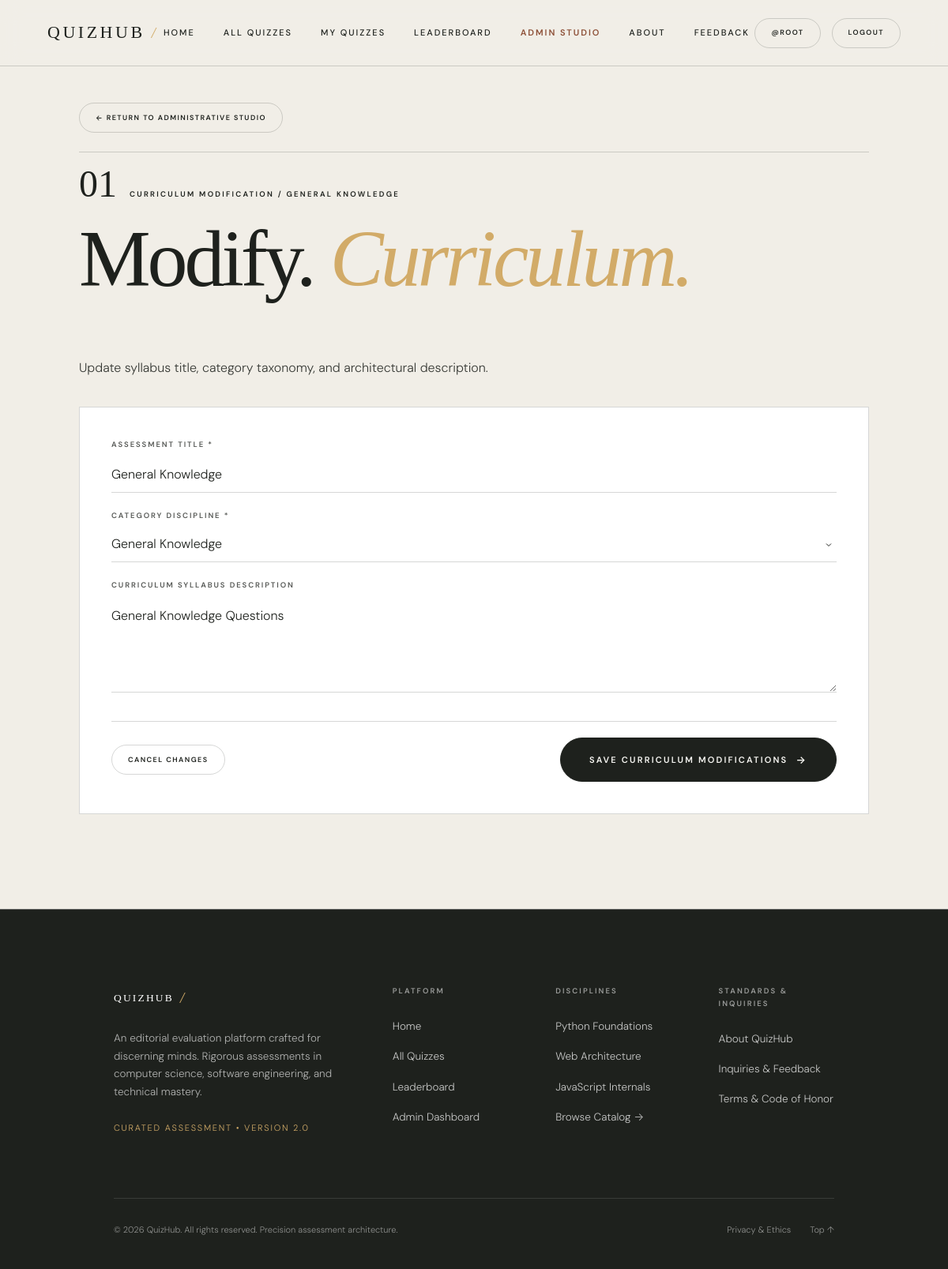
Screenshot of /portal/quizzes/10/edit/ (signed in) with the database file from the repository.
### quiz1/models.py (models this page shows, shortened)
class Quiz(models.Model):
    title = models.CharField(max_length=50)
    description = models.TextField(max_length=50)
    category = models.ForeignKey(Category, on_delete=models.CASCADE)
    create_at = models.DateField(auto_now_add=True)
    update_at = models.DateField(auto_now=True)

class Category(models.Model):
    name = models.CharField(max_length=20)

### base/portal_views.py (the view, shortened to what this page needs)
# urls.py: path('quizzes/<int:quiz_id>/edit/', portal_views.portal_quiz_edit, name='portal_quiz_edit'),
@user_passes_test(is_admin, login_url='login')
def portal_quiz_edit(request, quiz_id):
    quiz = get_object_or_404(Quiz, id=quiz_id)
    categories = Category.objects.all()
    return render(request, 'portal/quiz_edit.html', {'quiz': quiz, 'categories': categories})

### base/portal_views.py (called while the page is built)
def is_admin(user):
    return user.is_authenticated and (user.is_superuser or user.is_staff)

### templates/portal/quiz_edit.html (shortened to what this page needs)
{% extends "../index.html" %}
{% load static %}
{% block content %}
<section class="section-pad chapter-paper" style="padding-top: 130px; min-height: 85vh;">
    <div class="zh-container zh-container-narrow">
        <div style="margin-bottom: 24px;">
            <a href="{% url 'portal_dashboard' %}" class="zh-btn zh-btn-outline zh-btn-sm">
                ← Return to Administrative Studio
            </a>
        </div>
        <div class="section-number">
            <span class="sn-num">01</span>
            <span>Curriculum Modification / {{ quiz.title }}</span>
        </div>
        <div style="margin-bottom: 36px;">
            <h1>Modify. <em>Curriculum.</em></h1>
            <p class="lede" style="margin-top: 10px;">
                Update syllabus title, category taxonomy, and architectural description.
            </p>
        </div>
        <div class="zh-card-light" style="padding: clamp(24px, 3.5vw, 40px); background: #ffffff;">
            <form method="POST" action="{% url 'portal_quiz_edit' quiz.id %}">
                <div style="margin-bottom: 22px;">
                    <label class="zh-label" for="quizTitle">Assessment Title *</label>
                    <input type="text" name="title" id="quizTitle" class="zh-input" value="{{ quiz.title }}" required style="font-size: 16px;">
                </div>
                <div style="margin-bottom: 22px;">
                    <label class="zh-label" for="quizCategory">Category Discipline *</label>
                    <select name="category" id="quizCategory" class="zh-select" required>
                        {% for cat in categories %}
                        <option value="{{ cat.id }}" {% if cat.id == quiz.category.id %}selected{% endif %}>
                            {{ cat.name }}
                        </option>
                        {% endfor %}
                    </select>
                </div>
                <div style="margin-bottom: 28px;">
                    <label class="zh-label" for="quizDesc">Curriculum Syllabus Description</label>
                    <textarea name="description" id="quizDesc" class="zh-textarea" rows="4">{{ quiz.description }}</textarea>
                </div>
                <div style="display: flex; justify-content: space-between; align-items: center; border-top: 1px solid var(--line); padding-top: 20px; flex-wrap: wrap; gap: 12px;">
                    <a href="{% url 'portal_dashboard' %}" class="zh-btn zh-btn-outline zh-btn-sm">
                        Cancel Changes
                    </a>
                    <button type="submit" class="zh-btn zh-btn-ink zh-btn-lg">
                        Save Curriculum Modifications <span class="zh-btn-arrow">→</span>
                    </button>
                </div>
            </form>
        </div>
    </div>
</section>
{% endblock content %}

### templates/components/navbar.html (shortened to what this page needs)
{% load static %}
<header class="site-header" data-header>
    <a href="{% url 'home' %}" class="wordmark" aria-label="QuizHub Home">
        QuizHub <em>/</em>
    </a>
    <nav class="desktop-nav" aria-label="Main Navigation">
        <a href="{% url 'home' %}">Home</a>
        <a href="{% url 'all_quiz' %}">All Quizzes</a>
        {% if request.user.is_authenticated %}
        <a href="{% url 'my_quizzes' %}">My Quizzes</a>
        {% endif %}
        <a href="{% url 'leaderboard' %}">Leaderboard</a>
        {% if request.user.is_superuser or request.user.is_staff %}
        <a href="{% url 'portal_dashboard' %}" style="color: var(--clay); font-weight: 600;">Admin Studio</a>
        {% endif %}
        <a href="{% url 'about' %}">About</a>
        <a href="{% url 'contactUs' %}">Feedback</a>
    </nav>
    <div class="header-actions">
        {% if request.user.is_authenticated %}
            <a href="{% url 'profile' request.user.username %}" class="zh-btn zh-btn-outline zh-btn-sm header-cta">
                @{{ request.user.username }}
            </a>
            <a href="{% url 'logout' %}" class="zh-btn zh-btn-outline zh-btn-sm header-cta">
                Logout
            </a>
        {% endif %}
    </div>
</header>

### rows the page displays
Quiz: title "GENERAL KNOWLEDGE", title "General Knowledge", category "General Knowledge", description "General Knowledge Questions"

### other values shown
{{ request.user.username }} "ROOT"
